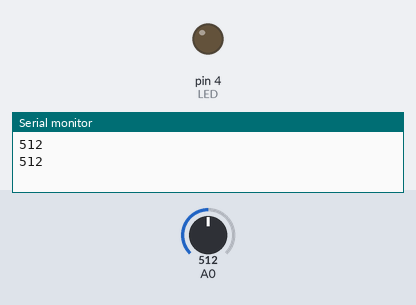
This sketch was run on a simulated Arduino Uno, built with avr-gcc and run on an emulated ATmega328P. Parts: output pins drawn as LEDs (lit = HIGH), the last lines printed to the serial monitor. Inputs (shaded band) come from the test bench; at power-on: A0 = 512.

Above: at 1.8 s.
1.9 s: A0 set to 787
3.4 s: A0 set to 813
At 4.8 s:
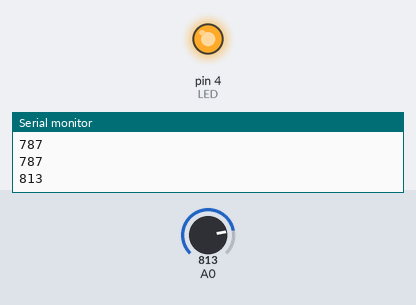
5.5 s: A0 set to 790
At 7.1 s:
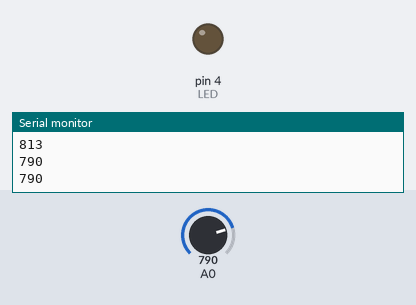
7.5 s: A0 set to 810
At 9.3 s:
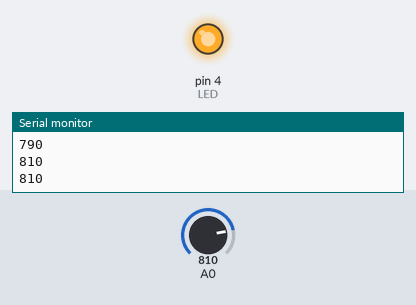
Timing chart, 0 to 10.5 s (numbered marks = the images above; inputs shaded):
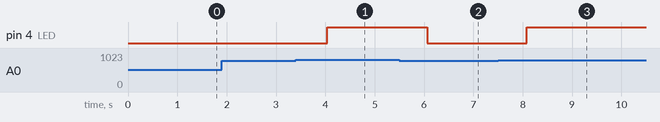

The sketch:

Rel__com_LDR.ino
```cpp
int LED = 4;
int numlum = 0;

void setup()
{
     pinMode(LED,OUTPUT);
     Serial.begin(9600);
}

void loop()

{
  numlum = analogRead(A0);
  Serial.println(numlum);
  if(numlum<800)
  {


    digitalWrite(LED,LOW);
    delay(1000);
  }

  else
  {
    digitalWrite(LED,HIGH);
    delay(1000);
  }

  delay(10);
}
```

Measured:
- the behaviour switches between 799 and 800 on A0 (found by bisection; images 0 and 1)
- after the input at 3.4 s, pin 4 (LED): LOW → HIGH after 0.64 s
- after the input at 5.5 s, pin 4 (LED): HIGH → LOW after 0.56 s
- after the input at 7.5 s, pin 4 (LED): LOW → HIGH after 0.58 s
